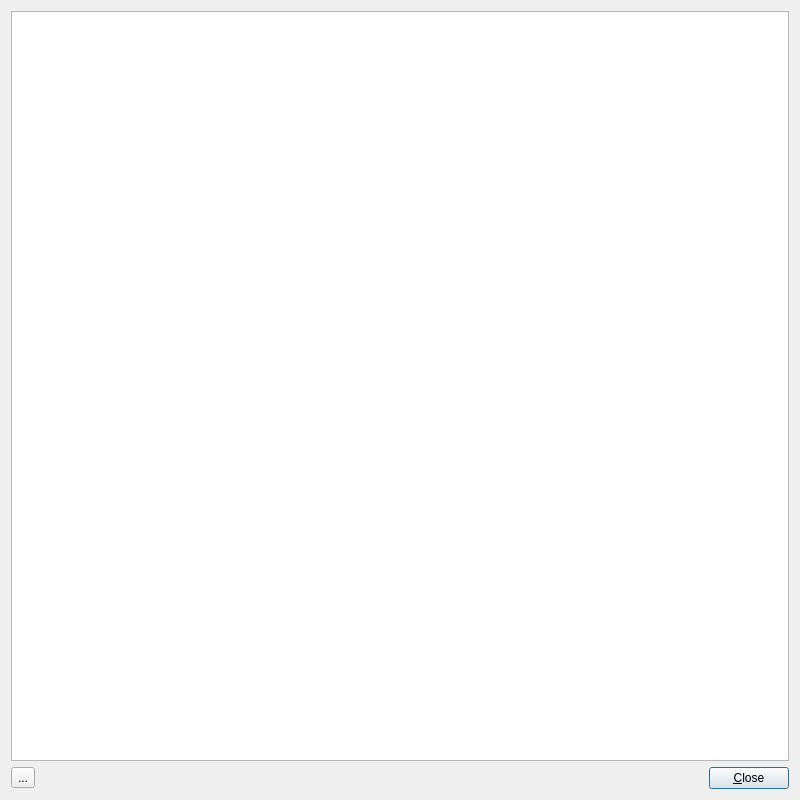
<?xml version="1.0" encoding="UTF-8"?>
<ui version="4.0">
 <class>LogDialog</class>
 <widget class="QDialog" name="LogDialog">
  <property name="geometry">
   <rect>
    <x>0</x>
    <y>0</y>
    <width>800</width>
    <height>800</height>
   </rect>
  </property>
  <property name="minimumSize">
   <size>
    <width>800</width>
    <height>800</height>
   </size>
  </property>
  <property name="windowTitle">
   <string>Operations Log</string>
  </property>
  <property name="windowIcon">
   <iconset resource="../../rsc/espina.qrc">
    <normaloff>:/espina/espina.svg</normaloff>:/espina/espina.svg</iconset>
  </property>
  <layout class="QVBoxLayout" name="verticalLayout">
   <item>
    <widget class="QPlainTextEdit" name="m_plainTextEdit">
     <property name="toolTip">
      <string>Log of operations.</string>
     </property>
     <property name="statusTip">
      <string>Log of operations.</string>
     </property>
     <property name="readOnly">
      <bool>true</bool>
     </property>
    </widget>
   </item>
   <item>
    <layout class="QHBoxLayout" name="horizontalLayout">
     <item>
      <widget class="QToolButton" name="m_copy">
       <property name="toolTip">
        <string>Copy log to clipboard.</string>
       </property>
       <property name="statusTip">
        <string>Copy log to clipboard.</string>
       </property>
       <property name="text">
        <string>...</string>
       </property>
       <property name="icon">
        <iconset resource="../../rsc/espina.qrc">
         <normaloff>:/espina/clipboard_copy.svg</normaloff>:/espina/clipboard_copy.svg</iconset>
       </property>
       <property name="iconSize">
        <size>
         <width>20</width>
         <height>20</height>
        </size>
       </property>
      </widget>
     </item>
     <item>
      <spacer name="horizontalSpacer">
       <property name="orientation">
        <enum>Qt::Horizontal</enum>
       </property>
       <property name="sizeHint" stdset="0">
        <size>
         <width>40</width>
         <height>20</height>
        </size>
       </property>
      </spacer>
     </item>
     <item>
      <widget class="QPushButton" name="m_close">
       <property name="toolTip">
        <string>Close the log window.</string>
       </property>
       <property name="statusTip">
        <string>Close the log window.</string>
       </property>
       <property name="text">
        <string>&amp;Close</string>
       </property>
       <property name="shortcut">
        <string>C</string>
       </property>
       <property name="default">
        <bool>true</bool>
       </property>
      </widget>
     </item>
    </layout>
   </item>
  </layout>
 </widget>
 <resources>
  <include location="../../rsc/espina.qrc"/>
 </resources>
 <connections>
  <connection>
   <sender>m_close</sender>
   <signal>clicked()</signal>
   <receiver>LogDialog</receiver>
   <slot>close()</slot>
   <hints>
    <hint type="sourcelabel">
     <x>347</x>
     <y>276</y>
    </hint>
    <hint type="destinationlabel">
     <x>199</x>
     <y>149</y>
    </hint>
   </hints>
  </connection>
 </connections>
</ui>
